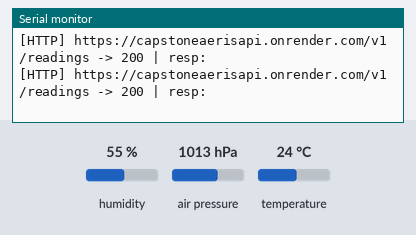
Bench run of a sketch on a simulated ESP32-S2. Shown: the last lines printed to the serial monitor. The test bench sets the inputs (shaded band); at power-on: humidity 55 %, air pressure 1013 hPa, temperature 24 °C. WiFi joins after 1.5 s; servers stay silent unless stated; uploads are accepted with an empty reply; the local clock reads 2024-03-15 10:24:30 at power-on unless the sketch sets it.

Above: at 3.1 s.
3.2 s: humidity set to 22 %
At 4.16 s:
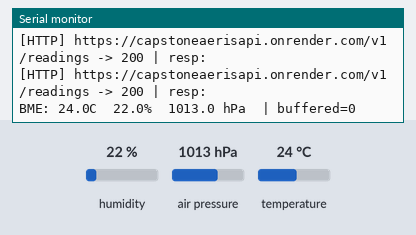
5.9 s: air pressure set to 952 hPa
At 6.16 s:
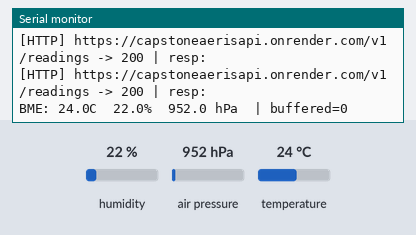
8.6 s: temperature set to 12 °C
At 10.16 s:
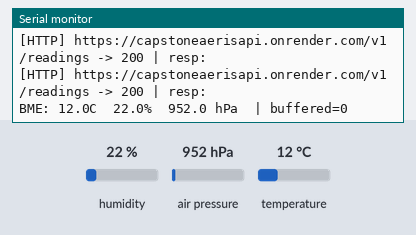

The sketch:

aeris_firmware_v2.ino
```cpp
#include <WiFi.h>
#include <WiFiClientSecure.h>
#include <HTTPClient.h>
#include <Wire.h>
#include <Adafruit_Sensor.h>
#include <Adafruit_BME280.h>
#include <sys/time.h>
#include <time.h>
#include "esp_heap_caps.h"   // for MALLOC_CAP_SPIRAM

// ---------- Wi-Fi ----------
const char* WIFI_SSID = "Cesar iPhone";
const char* WIFI_PASS = "Yuca12345";

// ---------- API (Render) ----------
const char* API_BASE = "https://capstoneaerisapi.onrender.com";
const char* PATH_DEVICES  = "/v1/devices";
const char* PATH_READINGS = "/v1/readings";
const char* API_KEY = "TEST_KEY_123";

// Sensor-type labels expected by backend
const char* SENSOR_TEMP = "temperature_c";
const char* SENSOR_HUM  = "humidity";
const char* SENSOR_PRES = "pressure_hpa";

// ---------- BME280 ----------
Adafruit_BME280 bme;
bool bme_ok = false;

// ---------- Timing ----------
unsigned long lastSample = 0;
const unsigned long SAMPLE_MS = 2000;

// ---------- Identity ----------
String device_id;

// ================= PSRAM Ring Buffer for Offline Readings =================
struct Reading {
  char sensor_type[32]; // "temperature_c", etc.
  float value; // reading value
  char measured_at[32]; // ISO-8601 UTC ms, e.g. 2025-09-16T00:00:00.123Z
};

static Reading* rb = nullptr; // circular buffer
static size_t   rb_cap = 0;
static size_t   rb_head = 0; // next write
static size_t   rb_tail = 0; // next read
static bool     rb_overwrite_on_full = true; // enables circular behavior

// 1024 * sizeof(Reading) ~ ~64KB, PSRAM has 2 MB of memory, so this can be increased in the future
#ifndef RB_CAPACITY
#define RB_CAPACITY 1024
#endif

bool rbInit(size_t capacity) {
  rb = (Reading*) heap_caps_malloc(sizeof(Reading) * capacity, MALLOC_CAP_SPIRAM);
  if (!rb) return false;
  rb_cap = capacity;
  rb_head = rb_tail = 0;
  return true;
}

inline bool rbEmpty() {
  return rb_head == rb_tail;
}

inline bool rbFull() {
  return ((rb_head + 1) % rb_cap) == rb_tail;
}

void rbPush(const char* sensor_type, float value, const String& measured_at) {
  if (!rb) return;
  if (rbFull()) {
    if (rb_overwrite_on_full) {
      // Drop oldest
      rb_tail = (rb_tail + 1) % rb_cap;
    }
    else {
      // Refuse push
      return;
    }
  }
  // Write at head
  Reading& r = rb[rb_head];
  // Safe copies
  strncpy(r.sensor_type, sensor_type, sizeof(r.sensor_type) - 1);
  r.sensor_type[sizeof(r.sensor_type) - 1] = '\0';
  r.value = value;
  measured_at.toCharArray(r.measured_at, sizeof(r.measured_at));
  // Advance head
  rb_head = (rb_head + 1) % rb_cap;
}

bool rbPop(Reading& out) {
  if (!rb || rbEmpty()) return false;
  out = rb[rb_tail];
  rb_tail = (rb_tail + 1) % rb_cap;
  return true;
}

size_t rbSize() {
  if (rb_head >= rb_tail) return rb_head - rb_tail;
  return rb_cap - (rb_tail - rb_head);
}

// ---------------- Time: ISO-8601 UTC with milliseconds ----------------
void setupTimeUTC() {
  configTzTime("UTC0", "pool.ntp.org", "time.nist.gov");
  struct tm t;
  for (int i = 0; i < 50; ++i) {      // ~10s max
    if (getLocalTime(&t, 200)) return;
    delay(200);
  }
  Serial.println("[TIME] NTP sync failed (continuing).");
}

String iso8601_utc_ms() {
  struct timeval tv;
  gettimeofday(&tv, nullptr); // UTC
  time_t sec = tv.tv_sec;
  struct tm tm_utc;
  gmtime_r(&sec, &tm_utc);
  char base[32];
  strftime(base, sizeof(base), "%Y-%m-%dT%H:%M:%S", &tm_utc);
  char out[40];
  snprintf(out, sizeof(out), "%s.%03ldZ", base, tv.tv_usec / 1000);
  return String(out);
}

// ---------------- Wi-Fi ----------------
bool ensureWiFi() {
  if (WiFi.status() == WL_CONNECTED) return true;
  WiFi.mode(WIFI_STA);
  WiFi.begin(WIFI_SSID, WIFI_PASS);
  Serial.print("Connecting to WiFi");
  unsigned long t0 = millis();
  while (WiFi.status() != WL_CONNECTED && millis() - t0 < 20000) {
    delay(400);
    Serial.print(".");
  }
  Serial.println(WiFi.status()==WL_CONNECTED ? "\nConnected!" : "\nWiFi timeout");
  if (WiFi.status()==WL_CONNECTED) {
    Serial.print("IP: "); Serial.println(WiFi.localIP());
    return true;
  }
  return false;
}

// ---------------- HTTP helper ----------------
bool httpPostJson(const String& url, const String& json, int& code_out, String& resp_out) {
  if (WiFi.status() != WL_CONNECTED) { // quick fail if offline
    code_out = -2;
    resp_out = "offline";
    return false;
  }

  WiFiClientSecure client;
  client.setInsecure(); // OK for bring-up; load a CA for production

  HTTPClient http;
  http.setTimeout(15000); // Render free tier can cold-start
  if (!http.begin(client, url)) {
    Serial.println("[HTTP] begin() failed");
    code_out = -1;
    return false;
  }
  http.addHeader("Content-Type", "application/json");
  http.addHeader("Authorization", String("Bearer ") + API_KEY);

  code_out = http.POST(json);
  resp_out = http.getString();
  Serial.print("[HTTP] "); Serial.print(url);
  Serial.print(" -> "); Serial.print(code_out);
  Serial.print(" | resp: "); Serial.println(resp_out);
  http.end();
  return (code_out >= 200 && code_out < 300) || code_out == 409; // 409 = already exists
}

// ---------------- API calls ----------------
bool registerDevice() {
  String url = String(API_BASE) + PATH_DEVICES;
  String body = String("{") +
    "\"device_id\":\"" + device_id + "\"," +
    "\"name\":\"AERIS ESP32-S2\"," +
    "\"location\":\"bench\"" +
  "}";
  int code; String resp;
  bool ok = httpPostJson(url, body, code, resp);
  if (!ok) Serial.println("[DEV] registration failed.");
  return ok;
}

bool sendReadingJson(const char* sensor_type, float value, const String& ts) {
  String url = String(API_BASE) + PATH_READINGS;

  String body = String("{") +
    "\"device_id\":\"" + device_id + "\"," +
    "\"sensor_type\":\"" + sensor_type + "\"," +
    "\"measured_at\":\"" + ts + "\"," +
    "\"value\":" + String(value, 2) +
  "}";

  int code; String resp;
  bool ok = httpPostJson(url, body, code, resp);
  if (code == 401) Serial.println("[API] 401: check API_KEY.");
  if (code == 422) Serial.println("[API] 422: schema mismatch (sensor_type or timestamp format).");
  return ok;
}

// Overload that takes a buffered Reading
bool sendReading(const Reading& r) {
  return sendReadingJson(r.sensor_type, r.value, String(r.measured_at));
}

// Try to flush up to N buffered readings this loop
void flushBufferedReadings(size_t max_to_flush = 10) {
  if (WiFi.status() != WL_CONNECTED) return;
  size_t flushed = 0;
  Reading r;
  while (flushed < max_to_flush && rbPop(r)) {
    if (!sendReading(r)) {
      // Sending failed (server hiccup or temporary issue). Put it back and stop.
      rb_tail = (rb_tail == 0 ? rb_cap - 1 : rb_tail - 1);
      Serial.println("[BUF] Flush paused due to send failure.");
      break;
    }
    flushed++;
  }
  if (flushed > 0) {
    Serial.print("[BUF] Flushed "); Serial.print(flushed);
    Serial.print(" / "); Serial.print(rbSize()); Serial.println(" pending.");
  }
}

// ---------------- Setup / Loop ----------------
void setup() {
  Serial.begin(115200);
  delay(100);

  device_id = "esp32";

  // Initialize PSRAM-backed buffer
  if (ESP.getPsramSize() == 0) {
    Serial.println("[PSRAM] Not found! Buffering will use internal heap and may be limited.");
  }
  if (!rbInit(RB_CAPACITY)) {
    Serial.println("[PSRAM] Allocation failed; falling back to no buffering.");
  }
  else {
    Serial.print("[PSRAM] Ring buffer ready, capacity="); Serial.println(RB_CAPACITY);
  }

  // Sensor
  Wire.begin();
  bme_ok = bme.begin(0x76);
  if (!bme_ok) bme_ok = bme.begin(0x77);
  Serial.println(bme_ok ? "BME280 found ✅" : "BME280 not found ❌");

  ensureWiFi();
  setupTimeUTC();
  registerDevice();
}

void loop() {
  if (WiFi.status() != WL_CONNECTED) {
    ensureWiFi();
  }

  // If connected, always try to drain some of the backlog
  flushBufferedReadings(15); // tune this up/down based on CPU/time budget

  unsigned long now = millis();
  if (now - lastSample >= SAMPLE_MS) {
    lastSample = now;

    if (bme_ok) {
      float t = bme.readTemperature();        // °C
      float h = bme.readHumidity();           // %RH
      float p = bme.readPressure() / 100.0f;  // hPa
      String ts = iso8601_utc_ms();

      Serial.print("BME: "); Serial.print(t,1); Serial.print("C  ");
      Serial.print(h,1); Serial.print("%  ");
      Serial.print(p,1); Serial.print(" hPa  | buffered=");
      Serial.println(rbSize());

      // If offline, buffer all three. If online, prefer immediate send
      bool haveBacklog = !rbEmpty();
      bool online = (WiFi.status() == WL_CONNECTED);

      if (!online || haveBacklog) {
        // Buffer the 3 readings atomically (same timestamp)
        rbPush(SENSOR_TEMP, t, ts);
        rbPush(SENSOR_HUM,  h, ts);
        rbPush(SENSOR_PRES, p, ts);
        // Try a quick flush if we just reconnected
        if (online) flushBufferedReadings(20);
      }
      else {
        // No backlog and online: send live
        bool ok1 = sendReadingJson(SENSOR_TEMP, t, ts);
        bool ok2 = sendReadingJson(SENSOR_HUM,  h, ts);
        bool ok3 = sendReadingJson(SENSOR_PRES, p, ts);
        if (!(ok1 && ok2 && ok3)) {
          // If any fails, push all 3 to buffer (so order/timestamp stays consistent)
          rbPush(SENSOR_TEMP, t, ts);
          rbPush(SENSOR_HUM,  h, ts);
          rbPush(SENSOR_PRES, p, ts);
          Serial.println("[API] Live send failed. Switched to buffering.");
        }
      }
    }
  }
}
```

Measured:
- after the input at 3.2 s, the serial monitor: prints a new line after 0.80 s (image 1)
- after the input at 5.9 s, the serial monitor: prints a new line after 0.11 s (image 2)
- after the input at 8.6 s, the serial monitor: prints a new line after 1.4 s (image 3)
